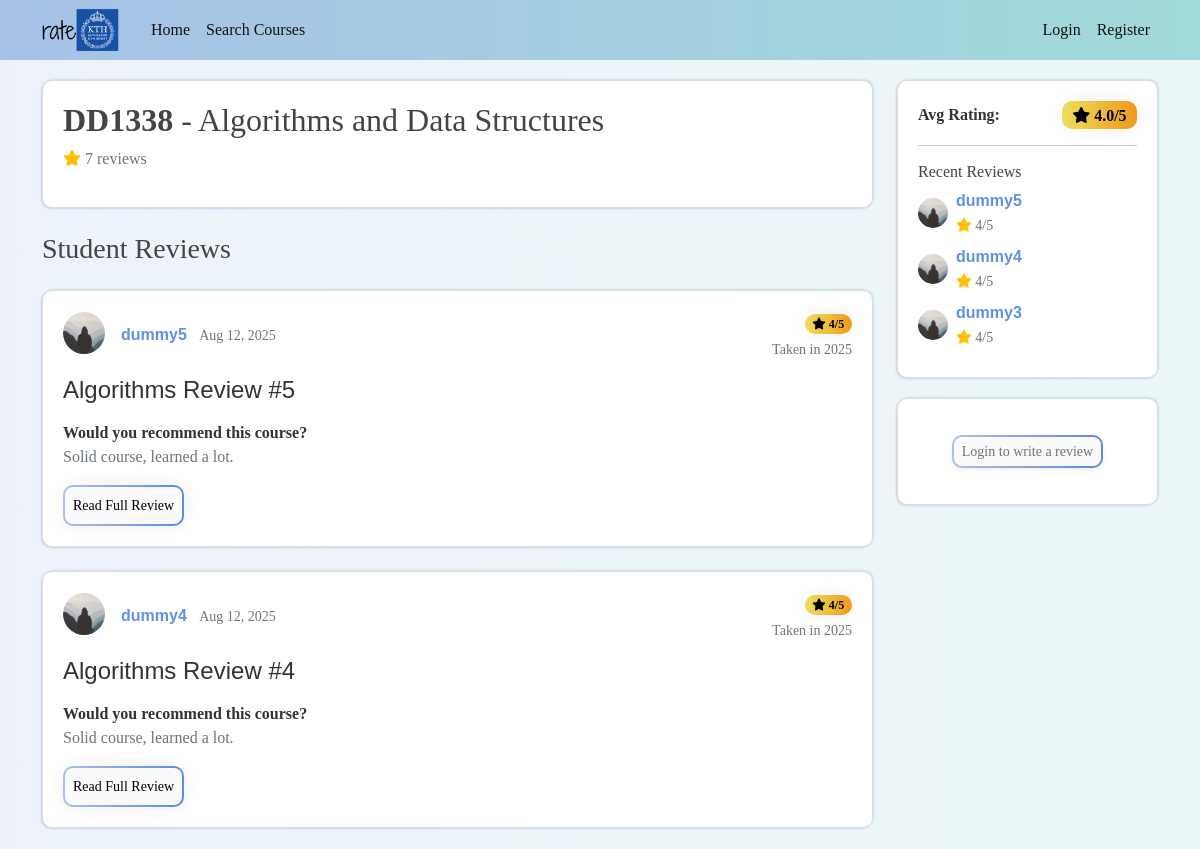
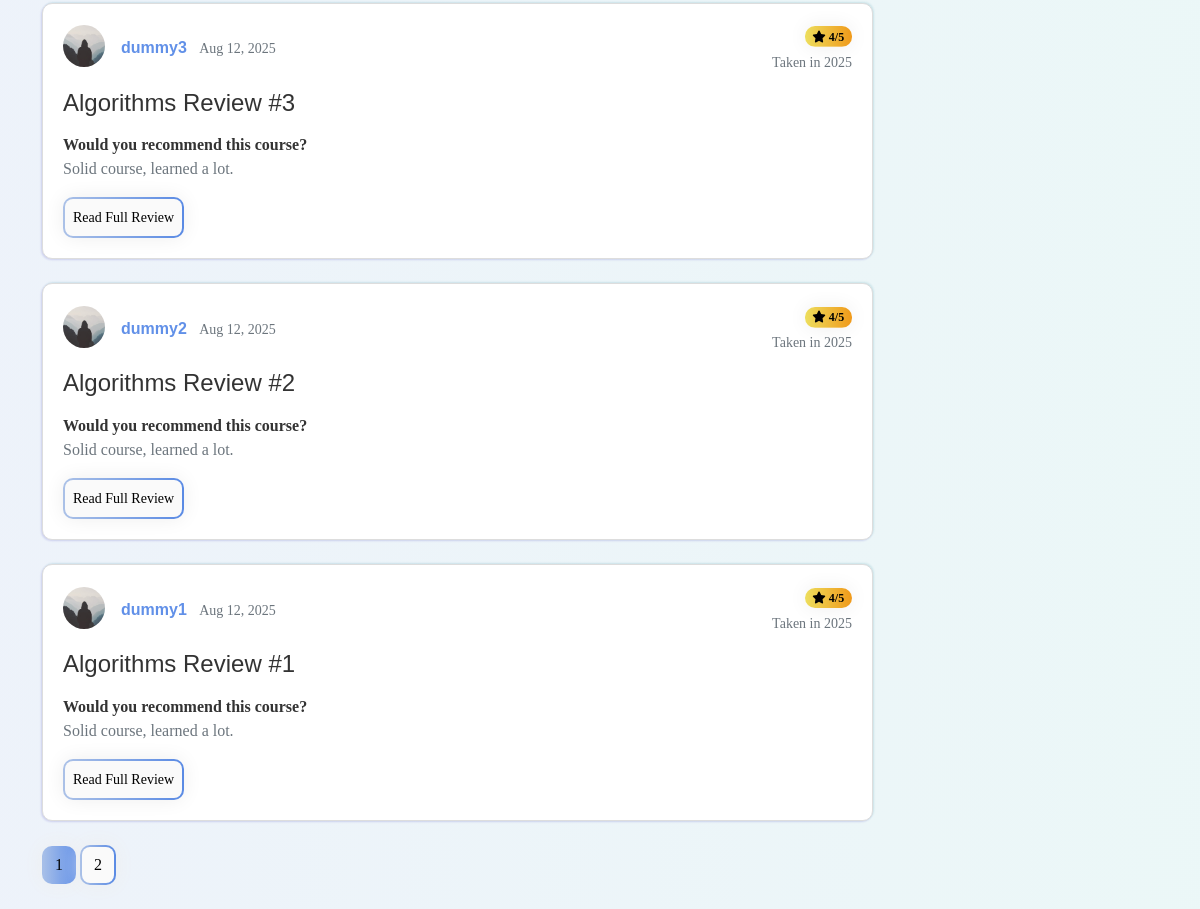
Screenshot of /courses/course/4 with the database file from the repository (2 pictures, top to bottom).
### flasknetwork/models.py (models this page shows, shortened)
class Course(db.Model):
    id = db.Column(db.Integer, primary_key=True)
    name = db.Column(db.String(100), nullable=False, index=True)
    code = db.Column(db.String(20), unique=True, nullable=False, index=True)
    def get_average_rating(self):
        result = db.session.query(db.func.avg(Post.rating)).filter_by(course_id=self.id).scalar()
        return result if result is not None else None

class Post(db.Model):
    id = db.Column(db.Integer, primary_key=True)
    title = db.Column(db.String(100), nullable=False)
    date_posted = db.Column(db.DateTime, nullable=False, default=datetime.utcnow)
    year_taken = db.Column(db.Integer, nullable=False)  # e.g., 2023
    rating = db.Column(db.Integer, nullable=False)  # e.g., 1-
    answer_q1 = db.Column(db.Text, nullable=False)  # e.g., "Yes, I would recommend this course."
    answer_q2 = db.Column(db.Text, nullable=True)
    user_id = db.Column(db.Integer, db.ForeignKey('user.id'), nullable=False)
    course_id = db.Column(db.Integer, db.ForeignKey('course.id'), nullable=False)
    __table_args__ = (db.UniqueConstraint('user_id', 'course_id', name='one_review_per_course'),)
    course = db.relationship('Course', backref='reviews')

class User(db.Model, UserMixin): # the *table* name is 'user' by default, not 'User'
    id = db.Column(db.Integer, primary_key=True)
    username = db.Column(db.String(20), unique=True, nullable=False)
    email = db.Column(db.String(120), unique=True, nullable=False)
    image_file = db.Column(db.String(20), nullable=False, default='default.jpg')
    password = db.Column(db.String(60), nullable=False)
    posts = db.relationship('Post', backref='author', lazy=True)
    email_verified = db.Column(db.Boolean, nullable=False, default=False)
    program_id = db.Column(db.Integer, db.ForeignKey('program.id'), nullable=False)
    program = db.relationship('Program', backref='students')

### flasknetwork/courses/routes.py (the view)
@courses.route('/course/<int:course_id>')
def course_detail(course_id):
    try:
        page = request.args.get('page', 1, type=int)
        course = Course.query.get_or_404(course_id)
        reviews = Post.query.filter_by(course=course).order_by(Post.date_posted.desc()).paginate(
            page=page, per_page=5
        )
        avg_rating = course.get_average_rating()
        auth_can_review = (
            current_user.is_authenticated and current_user.can_review(course)
        )
        auth_but_cannot_review = (
            current_user.is_authenticated and not current_user.can_review(course)
        )
        return render_template('courses/detail.html',
                             title=f'{course.code} - {course.name}',
                             course=course,
                             reviews=reviews,
                             avg_rating=avg_rating,
                             auth_can_review=auth_can_review,
                             auth_but_cannot_review=auth_but_cannot_review)
    except SQLAlchemyError as e:
        current_app.logger.error(f"Database error loading course {course_id}: {str(e)}")
        return render_template('errors/500.html'), 500

### flasknetwork/templates/courses/detail.html (shortened to what this page needs)
{% extends "layout.html" %}
{% block content %}
<div class="row">
    <div class="col-lg-9">
        <div class="content-section mb-4">
            <div class="d-flex align-items-start">
                <div class="flex-grow-1">
                    <h2 class="mb-2"><b>{{ course.code }}</b> - {{ course.name }}</h2>
                    <p class="text-muted mb-3">
                        <i class="fas fa-star text-warning"></i>
                        {% if reviews.total == 0 %}
                            No reviews yet
                        {% elif reviews.total == 1 %}
                            1 review
                        {% else %}
                            {{ reviews.total }} reviews
                        {% endif %}
                    </p>
                </div>
            </div>
        </div>
        {% if reviews.items %}
            <h3 class="mb-4">Student Reviews</h3>
            {% for review in reviews.items %}
                <article class="content-section mb-4">
                    <div class="d-flex align-items-center mb-3">
                        <img class="rounded-circle review-img me-3"
                             src="{{ url_for('static', filename='profile_pics/' + review.author.image_file) }}"
                             alt="{{ review.author.username }}'s profile picture">
                        <div class="flex-grow-1">
                            <div class="d-flex justify-content-between align-items-center">
                                <div>
                                    <a class="author-link fw-bold" href="{{ url_for('users.user_posts', username=review.author.username) }}">
                                        {{ review.author.username }}
                                    </a>
                                    <small class="text-muted d-block d-md-inline ms-0 ms-md-2">{{ review.date_posted.strftime('%b %d, %Y') }}</small>
                                </div>
                                <div class="text-end">
                                    <span class="badge gradient-anim gradient-anim--yellow">
                                        <i class="fas fa-star"></i> {{ review.rating }}/5
                                    </span>
                                    <small class="text-muted d-block mt-1">Taken in {{ review.year_taken }}</small>
                                </div>
                            </div>
                        </div>
                    </div>
                    <h4 class="mb-3">
                        <a class="review-title course-link" href="{{ url_for('posts.post', post_id=review.id) }}">
                            {{ review.title }}
                        </a>
                    </h4>
                    <div class="review-questions">
                        {% if review.answer_q1 %}
                            <div class="mb-2">
                                <strong>Would you recommend this course?</strong>
                                <p class="text-muted mb-1">{{ review.answer_q1 }}</p>
                            </div>
                        {% endif %}
                    </div>
                    <div class="mt-3">
                        <a href="{{ url_for('posts.post', post_id=review.id) }}" class="btn btn-sm gradient-anim-outline p-2">
                            Read Full Review
                        </a>
                    </div>
                </article>
            {% endfor %}
            {% for page_num in reviews.iter_pages(left_edge=1, right_edge=1, left_current=1, right_current=1) %}
                {% if page_num %}
                    {% if reviews.page == page_num %}
                        <a class="btn gradient-anim mb-4" href="{{ url_for('courses.course_detail', course_id=course.id, page=page_num) }}">{{ page_num }}</a>
                    {% else %}
                        <a class="btn gradient-anim-outline mb-4" href="{{ url_for('courses.course_detail', course_id=course.id, page=page_num) }}">{{ page_num }}</a>
                    {% endif %}
                {% else %}
                    ...
                {% endif %}
            {% endfor %}
        {% endif %}
    </div>
    <div class="col-lg-3 d-none d-md-block">
        {% if reviews.items %}
            <div class="content-section">
                <div class="d-flex align-items-center justify-content-between mb-3">
                    <span class="fw-bold">Avg Rating: </span>
                    <span class="gradient-anim gradient-anim--yellow badge fs-6 ms-2">
                        <i class="fas fa-star"></i> {{ "%.1f"|format(avg_rating) }}/5
                    </span>
                </div>
                <hr>
                <h6 class="mt-3">Recent Reviews</h6>
                {% for review in reviews.items[:3] %}
                    <div class="d-flex align-items-center mb-2">
                        <img class="rounded-circle"
                             src="{{ url_for('static', filename='profile_pics/' + review.author.image_file) }}"
                             alt="Profile" style="width: 30px; height: 30px;">
                        <div class="ms-2 flex-grow-1">
                            <a class="d-block fw-bold author-link"
                            href="{{ url_for('users.user_posts', username=review.author.username) }}">
                            {{ review.author.username }}
                            </a>
                            <small class="text-muted">
                                <i class="fas fa-star text-warning"></i> {{ review.rating }}/5
                            </small>
                        </div>
                    </div>
                {% endfor %}
            </div>
        {% else %}
            <div class="content-section text-center">
                <p class="text-muted">No reviews available to display.</p>
            </div>
        {% endif %}
        {% if auth_can_review %}
            <div class="content-section">
                <div class="text-center">
                    <a href="{{ url_for('posts.new_post') }}?course_id={{ course.id }}" class="btn gradient-anim gradient-shadow my-2 btn-sm">
                        <i class="fas fa-edit"></i> Review this Course
                    </a>
                </div>
            </div>
        {% elif auth_but_cannot_review %}
            <div class="content-section">
                <div class="text-center">
                    <small class="text-muted">You can't review this course because it's not in your program :/</small>
                </div>
            </div>
        {% else %}
            <div class="content-section">
                <div class="text-center">
                    <a href="{{ url_for('users.login', next=request.url) }}" class="btn gradient-anim-outline btn-sm shadow-sm my-3 text-muted">
                        Login to write a review
                    </a>
                </div>
            </div>
        {% endif %}
    </div>
</div>
{% endblock content %}

### flasknetwork/static/css/main.css (style rules this page uses)
body { background: linear-gradient(to right, rgba(167, 193, 231, 0.2), rgba(156, 216, 216, 0.2)); color: #333333; margin-top: 5rem; font-family: Georgia, 'Times New Roman', Times, serif; }
h1, h2, h3, h4, h5, h6 { color: #444444; }
.content-section { background: #ffffff; padding: 20px 20px; border: 1px solid #dddddd; border-radius: 10px; margin-bottom: 20px; box-shadow: -1px 1px 2px 0 rgba(32, 18, 183, 0.15), 1px -1px 2px 0 rgba(30, 132, 157, 0.15); }
a.review-title, a.author-link { text-decoration: none; }
a.author-link { color:#6190e8; font-family: 'Franklin Gothic Medium', 'Arial Narrow', Arial, sans-serif; transition: color 0.2s ease-in-out; }
.review-title { color: #333333; word-wrap: break-word; word-break: break-word; hyphens: auto; font-family: 'Franklin Gothic Medium', 'Arial Narrow', Arial, sans-serif; }
.review-questions p { white-space: pre-line; }
.review-img { height: 42px; width: 42px; margin-right: 6px; margin-bottom: 4px; vertical-align: middle; }
.gradient-anim { background: linear-gradient(to right, #a7bfe8 0%, #6190e8 51%, #a7bfe8 100%); box-shadow: 0 0 20px #eee; text-align: center; border-radius: 10px; background-size: 200% auto; background-position: left center; transition: background-position 0.5s ease; color: #000000; }
.gradient-anim-outline { display: inline-block; border: 2px solid transparent; border-radius: 10px; background: linear-gradient(var(--bs-body-bg, #fafafa), var(--bs-body-bg, #fafafa)) padding-box, linear-gradient(to right, #abc1e7 0%, #5889e4 51%, #abc1e7 100%) border-box; background-size: auto, 200% auto; background-position: left center; transition: background-position 0.5s ease; color: #000000; text-align: center; box-shadow: 0 0 20px #eee; }
.gradient-anim--yellow { background-image: linear-gradient(to right, #EDDE5D 0%, #F09819 51%, #EDDE5D 100%); box-shadow: 0 0 20px #eee; }
.course-link { display: inline-block; text-decoration: none; transition: transform 0.2s ease-in-out, color 0.2s ease-in-out; }

### rows the page displays
Course: code "DD1338", name "Algorithms and Data Structures"
Post: image_file (placeholder picture), author.username "dummy5", date_posted "Aug 12, 2025", rating "4", year_taken "2025", title "Algorithms Review #5", answer_q1 "Solid course, learned a lot."
Post: image_file (placeholder picture), author.username "dummy4", date_posted "Aug 12, 2025", rating "4", year_taken "2025", title "Algorithms Review #4", answer_q1 "Solid course, learned a lot."
Post: image_file (placeholder picture), author.username "dummy3", date_posted "Aug 12, 2025", rating "4", year_taken "2025", title "Algorithms Review #3", answer_q1 "Solid course, learned a lot."
Post: image_file (placeholder picture), author.username "dummy2", date_posted "Aug 12, 2025", rating "4", year_taken "2025", title "Algorithms Review #2", answer_q1 "Solid course, learned a lot."
Post: image_file (placeholder picture), author.username "dummy1", date_posted "Aug 12, 2025", rating "4", year_taken "2025", title "Algorithms Review #1", answer_q1 "Solid course, learned a lot."

### other values shown
{{ reviews.total }} "7"
{{ page_num }} "1"
{{ page_num }} "2"
{{ "%.1f"|format(avg_rating) }} "4.0"
